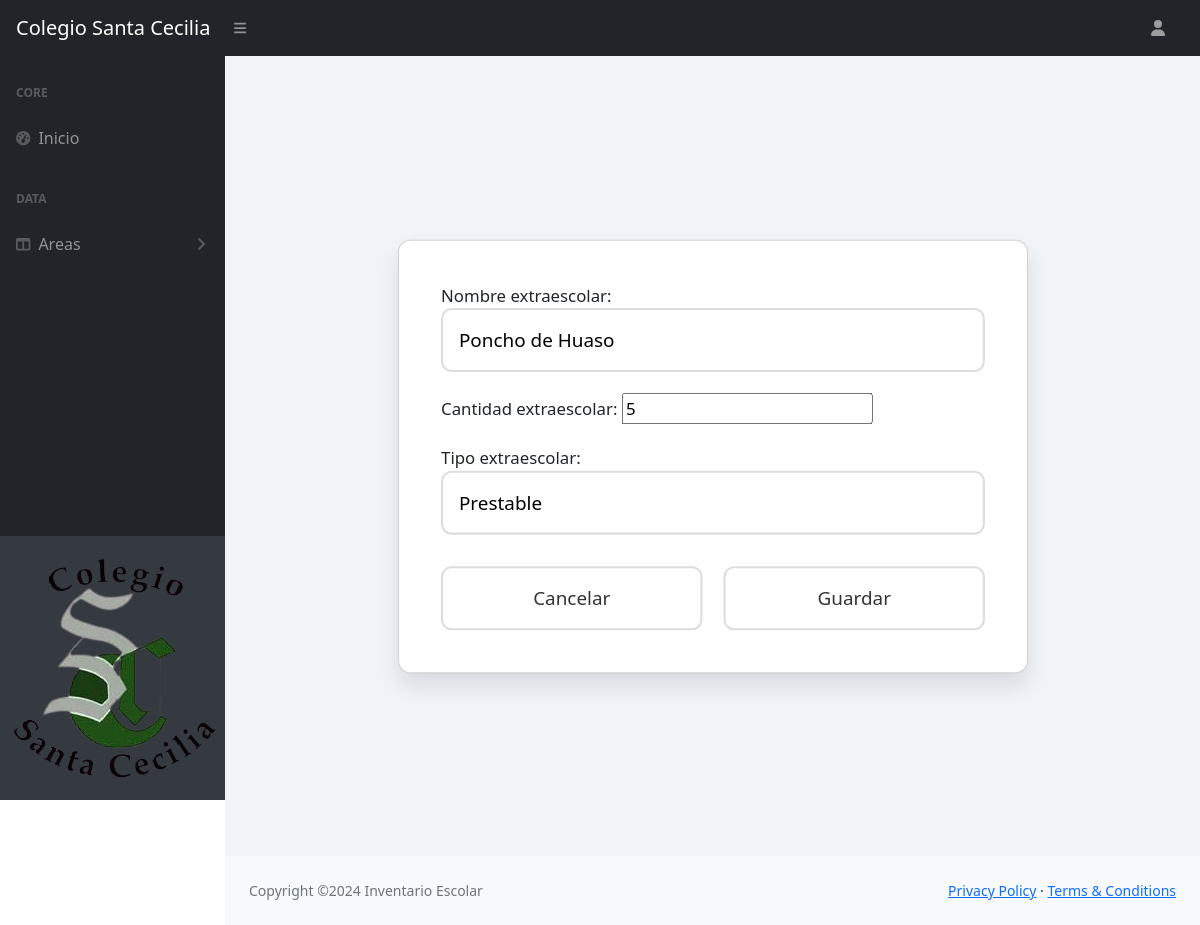
/modificarE/3/, run on the app's committed database.
### Core/models.py (models this page shows, shortened)
class Extraescolar(models.Model):
    id_extraescolar = models.AutoField(primary_key=True)
    nombre_extraescolar = models.CharField(max_length=255)
    cantidad_extraescolar = models.IntegerField()
    tipo_extraescolar = models.CharField(max_length=255)

### Core/views.py (the view, shortened to what this page needs)
# urls.py: path('modificarE/<int:id>/', views.modificarE, name='modificarE'),
def modificarE(request,id):
    producto = get_object_or_404(Extraescolar, id_extraescolar=id)
    data = {'form': extraescolarForm(instance=producto)}
    return render(request, 'Core/crud/Extraescolar/modificarE.html', data)

### Core/forms.py
class extraescolarForm(forms.ModelForm):
    class Meta:
        model=Extraescolar
        fields='__all__'

### Core/templates/Core/crud/Extraescolar/modificarE.html (shortened to what this page needs)
{% extends 'Core/index.html' %}
{% load static %}
{% block contenido %}
<section class="slots">
    <div class="card">
        <div class="card-body">
            <form action="" method="post" enctype="multipart/form-data" class="form-centered">
                {{ form }}
                <div class="button-group">
                    <input type="reset" value="Cancelar" class="btn btn-secondary">
                    <input type="submit" value="Guardar" class="btn btn-primary">
                </div>
            </form>
        </div>
    </div>
</section>
{% endblock %}

### Core/templates/Core/crud/Extraescolar/modificarE.html (style rules this page uses)
.slots { display: flex; justify-content: center; align-items: center; min-height: 100vh; background-color: #f0f4f8; padding: 30px; }
.card { width: 100%; max-width: 600px; border-radius: 12px; background-color: #ffffff; box-shadow: 0 12px 20px rgba(0, 0, 0, 0.1); padding: 40px; box-sizing: border-box; transform: scale(1.05); transition: transform 0.3s ease; }
.card-body { padding: 0; }
.form-centered { display: flex; flex-direction: column; gap: 20px; }
input[type="reset"], input[type="submit"] { padding: 15px 30px; font-size: 18px; border-radius: 10px; border: 2px solid #ddd; background-color: #ffffff; color: #333; cursor: pointer; transition: background-color 0.3s ease, transform 0.2s ease; width: 100%; margin-top: 10px; }
.btn-secondary { background-color: #6c757d; color: #ffffff; font-size: 18px; }
.btn-primary { background-color: #007bff; color: #ffffff; font-size: 18px; }
.button-group { display: flex; gap: 20px; justify-content: space-between; }
input[type="text"], input[type="email"], input[type="password"], select, textarea { padding: 15px; font-size: 18px; border-radius: 10px; border: 2px solid #ddd; width: 100%; }
form { display: flex; flex-direction: column; gap: 25px; }

### data on the page
Extraescolar: nombre_extraescolar "Poncho de Huaso", cantidad_extraescolar "5", tipo_extraescolar "Prestable"
